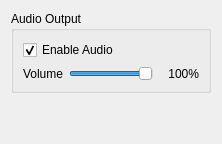
<?xml version="1.0" encoding="UTF-8"?>
<ui version="4.0">
 <class>SettingsAudioPage</class>
 <widget class="QWidget" name="SettingsAudioPage">
  <layout class="QVBoxLayout" name="verticalLayoutAudioPage">
   <item>
    <widget class="QGroupBox" name="groupAudioOutput">
     <property name="title">
      <string>Audio Output</string>
     </property>
     <layout class="QVBoxLayout" name="verticalLayoutAudioGroup">
      <item>
       <widget class="QCheckBox" name="chkAudioEnabled">
        <property name="text">
         <string>Enable Audio</string>
        </property>
        <property name="checked">
         <bool>true</bool>
        </property>
       </widget>
      </item>
      <item>
       <layout class="QHBoxLayout" name="horizontalLayoutVolume">
        <item>
         <widget class="QLabel" name="labelVolumeTitle">
          <property name="text">
           <string>Volume</string>
          </property>
         </widget>
        </item>
        <item>
         <widget class="QSlider" name="sliderVolume">
          <property name="orientation">
           <enum>Qt::Horizontal</enum>
          </property>
          <property name="minimum">
           <number>0</number>
          </property>
          <property name="maximum">
           <number>100</number>
          </property>
          <property name="value">
           <number>100</number>
          </property>
         </widget>
        </item>
        <item>
         <widget class="QLabel" name="labelVolumeValue">
          <property name="minimumSize">
           <size>
            <width>40</width>
            <height>0</height>
           </size>
          </property>
          <property name="text">
           <string>100%</string>
          </property>
          <property name="alignment">
           <set>Qt::AlignRight|Qt::AlignTrailing|Qt::AlignVCenter</set>
          </property>
         </widget>
        </item>
       </layout>
      </item>
     </layout>
    </widget>
   </item>
   <item>
    <spacer name="verticalSpacerAudioPageBottom">
     <property name="orientation">
      <enum>Qt::Vertical</enum>
     </property>
     <property name="sizeHint" stdset="0">
      <size>
       <width>20</width>
       <height>40</height>
      </size>
     </property>
    </spacer>
   </item>
  </layout>
 </widget>
 <resources/>
 <connections/>
</ui>
